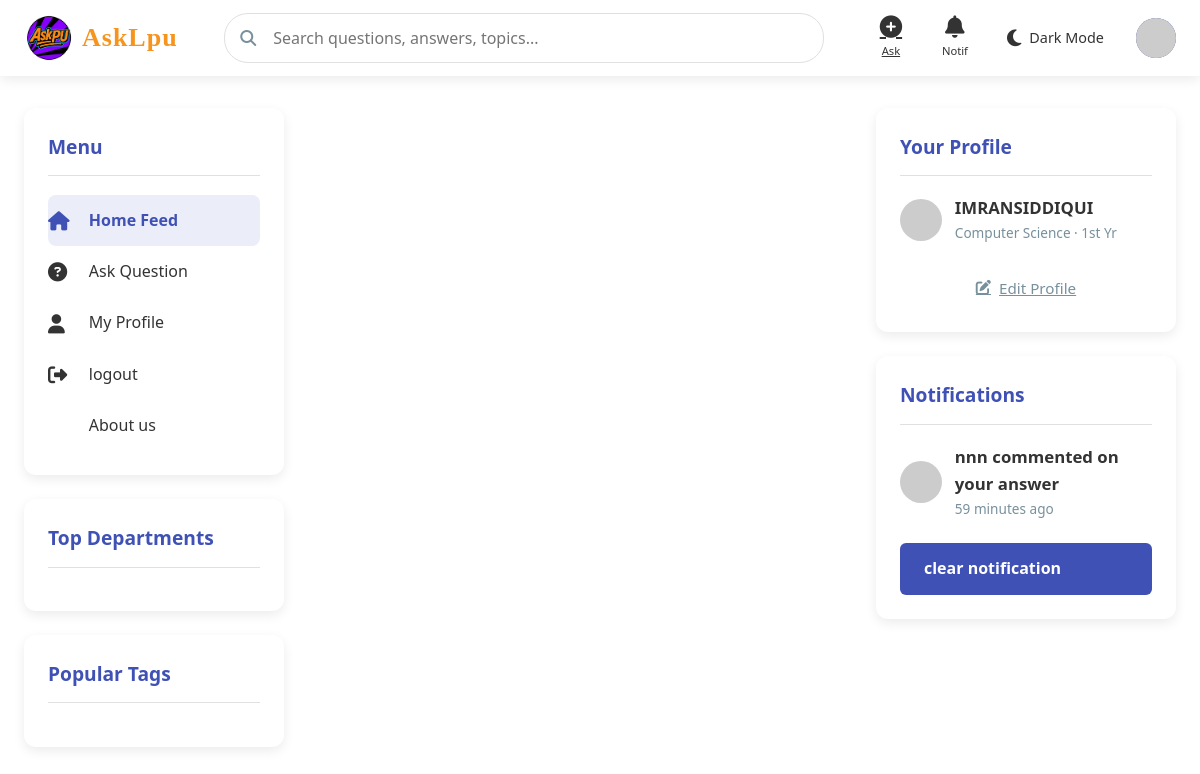
The app's page /index (signed in) with its own data.
### app.py (models this page shows)
class User(db.Model):
    id = db.Column(db.Integer, primary_key=True)#use
    first_name=db.Column(db.String(90),unique=False, nullable=False)
    last_name=db.Column(db.String(90),unique=False, nullable=False)
    full_name=db.Column(db.String(90),unique=True, nullable=True)#use
    username = db.Column(db.String(80), unique=True, nullable=False)#use
    email = db.Column(db.String(120), unique=True, nullable=False)#use
    c_id = db.Column(db.String(200), nullable=False)#use
    password = db.Column(db.String(200), nullable=False)#use
    role = db.Column(db.String(20), default='student',nullable=True)#use
    department = db.Column(db.String(50), nullable=True)#use
    year = db.Column(db.String(90), nullable=True)#use
    bio = db.Column(db.Text, nullable=True)#use
    interest= db.Column(db.String(200), nullable=True)
    skiils=db.Column(db.String(200), nullable=True)
    location=db.Column(db.String(200), nullable=True)
    questions = db.relationship('Question', backref='author', lazy=True, cascade="all, delete")
    created_at = db.Column(db.DateTime, default=datetime.utcnow)
    answers = db.relationship('Answer', backref='author', lazy=True, cascade="all, delete")
    image = db.Column(db.String(300), nullable=True)
    otp=db.Column(db.Integer)#use
    achievement=db.Column(db.String(200), nullable=True)
    course=db.Column(db.String(200), nullable=True)
    verify= db.Column(db.Boolean, default=False)
    voted_on = db.relationship(
        'Answer',
        secondary=votes_association,
        back_populates='voters',
        cascade="all, delete"
    )

class Notification(db.Model):
    id = db.Column(db.Integer, primary_key=True)
    recipient_id = db.Column(db.Integer, db.ForeignKey('user.id'), nullable=False)
    sender_id = db.Column(db.Integer, db.ForeignKey('user.id'), nullable=False)
    message = db.Column(db.String(255), nullable=False)
    link = db.Column(db.String(255), nullable=True)  # Optional URL to redirect
    is_read = db.Column(db.Boolean, default=False)
    created_at = db.Column(db.DateTime, default=datetime.utcnow)
    recipient = db.relationship('User', foreign_keys=[recipient_id], backref='received_notifications',cascade="all, delete")
    sender = db.relationship('User', foreign_keys=[sender_id], backref='sent_notifications',cascade="all, delete")

### app.py (the view)
@app.route('/index')
def index():
    user_id = session.get('user_id')
    if user_id:
        question = Question.query.order_by(desc(Question.created_at)).all()
        x = session.get('user_id')
        user=User.query.get(x)
        notifications = Notification.query.filter_by(recipient_id=user.id).order_by(desc(Notification.created_at)).all()
        question_list = Question.query.order_by(desc(Question.created_at)).all()
        all_tags = []
        for q in question_list:
            if q.tags:
                tags = [tag.strip() for tag in q.tags.split(',') if tag.strip()]
                all_tags.extend(tags)
        tag_counter = Counter(all_tags)
        top_tags = [tag for tag, count in tag_counter.most_common(10)]
        departments = db.session.query(Question.department).distinct().all()
        department_tags = [dept[0] for dept in departments if dept[0]]
        return render_template('index.html',user=user,questions=question,top_tags=top_tags,
                               department_tags=department_tags,
                               notifications=notifications)
    else:
        flash('You need to login first', 'warning')
        return redirect(url_for('login'))

### app.py (called while the page is built)
@app.template_filter('time_ago')
def time_ago(date):
    now = datetime.utcnow()
    diff = now - date
    periods = [
        ('year', 60*60*24*365),
        ('month', 60*60*24*30),
        ('day', 60*60*24),
        ('hour', 60*60),
        ('minute', 60),
        ('second', 1)
    ]
    for period, seconds in periods:
        value = diff.total_seconds() / seconds
        if value >= 1:
            value = int(value)
            return f"{value} {period}{'s' if value != 1 else ''} ago"
    return "just now"

### templates/index.html (shortened to what this page needs)
<!DOCTYPE html>
<html lang="en">
<head>
    <link rel="stylesheet" href="https://cdnjs.cloudflare.com/ajax/libs/font-awesome/6.4.0/css/all.min.css">
    <link rel="stylesheet" href="{{url_for ('static',filename='css/styles.css')}}">
</head>
<body>
    <header>
        <div class="header-container">
            <a href="{{ url_for('index') }}" class="logo">
<img src="{{ url_for('static', filename='uploads/logo.png') }}"
     alt="Logo"
     style="height: 50px; width: auto; max-width: 100%; object-fit: contain;">
<span class="logo-text">AskLpu</span>
            </a>
    <div class="search-container">
        <i class="fas fa-search search-icon"></i>
        <form method="GET" action="{{ url_for('search') }}">
        <input type="text" class="search-bar" name="query" placeholder="Search questions, answers, topics...">
    </form>
    </div>
            <div class="nav-icons">
                <a href="{{url_for('ask')}}" class="nav-icon" id="ask-btn">
                    <i class="fas fa-plus-circle"></i>
                    <span>Ask</span>
                </a>
                <div class="nav-icon" id="notifications-btn">
                    <i class="fas fa-bell"></i>
                    <span>Notif</span>
                </div>
                <div class="theme-toggle" id="theme-toggle">
                    <i class="fas fa-moon toggle-icon" id="theme-icon"></i>
                    <span class="toggle-text">Dark Mode</span>
                </div>
                <a href="{{url_for('profile')}}" class="user-avatar" id="profile-btn">
                    {% if user.image %}
  <img src="{{ url_for('static', filename='uploads/' + user.image) }}" alt="Avatar">
{% else %}
  <img src="https://api.dicebear.com/6.x/avataaars/svg?seed={{ user.username }}" alt="Default Avatar">
{% endif %}
                </a>
            </div>
        </div>
    </header>
    <div class="main-container">
        <div class="sidebar">
            <div class="sidebar-card">
                <h3 class="sidebar-title">Menu</h3>
                <a href="{{ url_for('index') }}" class="menu-item active-menu">
                    <i class="fas fa-home"></i>
                    <span>Home Feed</span>
                </a>
                <a href="{{url_for('ask')}}" class="menu-item">
                    <i class="fas fa-question-circle"></i>
                    <span>Ask Question</span>
                </a>
                <a href="{{url_for('profile')}}" class="menu-item">
                    <i class="fas fa-user"></i>
                    <span>My Profile</span>
                </a>
                    <a href="{{url_for('logout')}}" class="menu-item">
                    <i class="fas fa-sign-out-alt"></i>
                    <span>logout</span>
                    </a>
                             <a href="{{url_for('about_us')}}" class="menu-item">
            <span>About us</span>
        </a>
            </div>
            <div class="sidebar-card">
                <h3 class="sidebar-title">Top Departments</h3>
            </div>
            <div class="sidebar-card">
                <h3 class="sidebar-title">Popular Tags</h3>
            </div>
        </div>
        <div class="main-content">
        </div>
        <div class="right-sidebar">
            <div class="sidebar-card">
                <h3 class="sidebar-title">Your Profile</h3>
                <div class="user-info" style="margin-bottom: 1.5rem;">
                    {% if user.image %}
  <img src="{{ url_for('static', filename='uploads/' + user.image) }}" alt="Avatar">
{% else %}
  <img src="https://api.dicebear.com/6.x/avataaars/svg?seed={{ user.username }}" alt="Default Avatar">
{% endif %}
                    <div class="user-details">
                        <div class="user-name">{{ user.full_name }}</div>
                        <div class="user-meta">{{user.department }} · {{user.year}} Yr</div>
                    </div>
                </div>
                <a href="edit-profile.html" class="action-button" style="width: 100%; justify-content: center;">
                    <i class="fas fa-edit"></i>
                    <span>Edit Profile</span>
                </a>
            </div>
            <div class="sidebar-card">
                <h3 class="sidebar-title">Notifications</h3>
{% for note in notifications %}
    {% if not note.is_read %}
        <div class="notification-item unread">
            <div class="user-info">
                <img src="https://api.dicebear.com/6.x/avataaars/svg?seed={{ note.sender.username }}" alt="Avatar" width="36" height="36">
                <div class="user-details">
                    <div class="user-name">{{ note.sender.full_name }} {{ note.message }}</div>
                    <div class="user-meta">{{ note.created_at|time_ago }}</div>
                </div>
            </div>
        </div>
    {% endif %}
{% endfor %}
    <a href="{{ url_for('clear_notification') }}" class="edit-button">
        clear notification
    </a>
</body>
</html>

### static/css/styles.css (style rules this page uses)
:root { --primary: #3f51b5; --primary-dark: #303f9f; --accent: #ff4081; --light: #f5f7fa; --dark: #263238; --gray: #78909c; --success: #4caf50; --warning: #ff9800; --danger: #f44336; --shadow: 0 4px 12px rgba(0, 0, 0, 0.08); --transition: all 0.3s ease; --bg-color: #ffffff; --text-color: #333333; --card-bg: #ffffff; --header-bg: #ffffff; --border-color: #e0e0e0; --sidebar-bg: #ffffff; --hover-bg: rgba(63, 81, 181, 0.05); --active-bg: rgba(63, 81, 181, 0.1); --input-bg: #ffffff; --modal-bg: #ffffff; --comment-bg: #f5f7fa; }
* { margin: 0; padding: 0; box-sizing: border-box; font-family: 'Segoe UI', Tahoma, Geneva, Verdana, sans-serif; }
body { background-color: var(--bg-color); color: var(--text-color); line-height: 1.6; transition: var(--transition); }
header { background-color: var(--header-bg); box-shadow: var(--shadow); position: sticky; top: 0; z-index: 100; transition: var(--transition); }
.header-container { display: flex; justify-content: space-between; align-items: center; padding: 0.8rem 1.5rem; max-width: 1400px; margin: 0 auto; flex-wrap: wrap; }
.logo { display: flex; align-items: center; gap: 0.5rem; font-size: 1.8rem; font-weight: 700; color: var(--primary); text-decoration: none; min-width: 50px; }
.search-container { flex: 1; min-width: 200px; max-width: 600px; margin: 0 2rem; position: relative; }
.search-bar { width: 100%; padding: 0.8rem 1.2rem; padding-left: 3rem; border-radius: 24px; border: 1px solid var(--border-color); background-color: var(--input-bg); font-size: 1rem; transition: var(--transition); color: var(--text-color); }
.search-icon { position: absolute; left: 1rem; top: 50%; transform: translateY(-50%); color: var(--gray); }
.nav-icons { display: flex; gap: 1.5rem; align-items: center; flex-wrap: wrap; }
.nav-icon { position: relative; cursor: pointer; color: var(--text-color); font-size: 1.4rem; transition: var(--transition); display: flex; flex-direction: column; align-items: center; min-width: 40px; }
.nav-icon span { font-size: 0.7rem; margin-top: 0.2rem; }
.user-avatar { width: 40px; height: 40px; border-radius: 50%; background-color: var(--primary); color: white; display: flex; align-items: center; justify-content: center; font-weight: bold; cursor: pointer; overflow: hidden; flex-shrink: 0; }
.user-avatar img { width: 100%; height: 100%; object-fit: cover; }
.theme-toggle { display: flex; align-items: center; gap: 0.5rem; cursor: pointer; padding: 0.5rem; border-radius: 20px; background-color: var(--card-bg); transition: var(--transition); }
.toggle-icon { font-size: 1.2rem; }
.toggle-text { font-size: 0.9rem; }
.main-container { display: flex; max-width: 1400px; margin: 2rem auto; padding: 0 1.5rem; gap: 2rem; }
.sidebar { width: 260px; flex-shrink: 0; }
.main-content { flex: 1; min-width: 0; }
.right-sidebar { width: 300px; flex-shrink: 0; }
.logo-text { font-family: 'Dancing Script', cursive; font-size: 26px; font-weight: 600; color: #F7941D; letter-spacing: 1px; }
.user-info { display: flex; align-items: center; gap: 0.8rem; }
.user-info img { width: 42px; height: 42px; border-radius: 50%; object-fit: cover; }
.user-details { display: flex; flex-direction: column; }
.user-name { font-weight: 600; font-size: 1.05rem; color: var(--text-color); }
.user-meta { color: var(--gray); font-size: 0.85rem; }
.action-button { display: flex; align-items: center; gap: 0.5rem; background: none; border: none; color: var(--gray); font-size: 0.95rem; cursor: pointer; padding: 0.5rem 0.8rem; border-radius: 6px; transition: var(--transition); }
.sidebar-card { background: var(--card-bg); border-radius: 12px; box-shadow: var(--shadow); padding: 1.5rem; margin-bottom: 1.5rem; transition: var(--transition); }
.sidebar-title { font-size: 1.2rem; margin-bottom: 1.2rem; padding-bottom: 0.8rem; border-bottom: 1px solid var(--border-color); color: var(--primary); }
.menu-item { display: flex; align-items: center; padding: 0.8rem 0; color: var(--text-color); text-decoration: none; transition: var(--transition); border-radius: 8px; cursor: pointer; }
.menu-item i { width: 28px; font-size: 1.2rem; margin-right: 0.8rem; }
.active-menu { background-color: var(--active-bg); color: var(--primary); font-weight: 600; }
.edit-button { background-color: var(--primary); color: white; border: none; padding: 0.8rem 1.5rem; border-radius: 6px; font-size: 1rem; font-weight: 600; cursor: pointer; transition: var(--transition); display: block; margin: 1.5rem auto 0; text-decoration: none; }

### records on screen
User: full_name "IMRANSIDDIQUI", department "Computer Science", year "1st"
Notification: is_read False (drawn), sender.full_name "nnn", message "commented on your answer", created_at "59 minutes ago"
